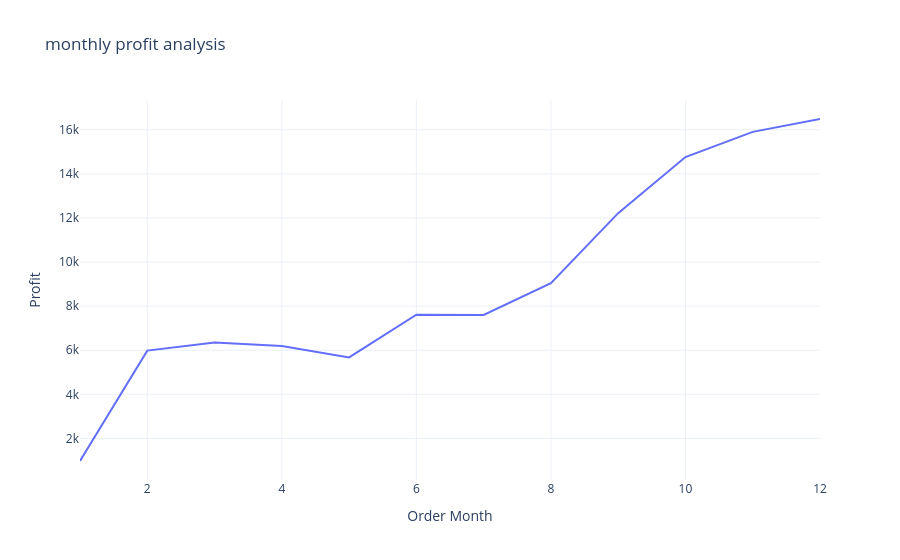

Notebook cell for this chart:
### Code cell
fig=px.line(profit_by_month,x='Order Month',y='Profit',title='monthly profit analysis')

fig.show()

### Figure 1 — Plotly figure (JSON) as saved in the notebook; plotly's stock layout.template omitted (floating-point values rounded to 4 significant figures)
{"data": [{"hovertemplate": "Order Month=%{x}<br>Profit=%{y}<extra></extra>", "legendgroup": "", "line": {"color": "#636efa", "dash": "solid"}, "marker": {"symbol": "circle"}, "mode": "lines", "name": "", "orientation": "v", "showlegend": false, "type": "scatter", "x": [1, 2, 3, 4, 5, 6, 7, 8, 9, 10, 11, 12], "xaxis": "x", "y": [974.1, 5982.0, 6349.0, 6194.0, 5675.0, 7611.0, 7597.0, 9045.0, 12220.0, 14760.0, 15900.0, 16490.0], "yaxis": "y"}], "layout": {"legend": {"tracegroupgap": 0}, "title": {"text": "monthly profit analysis"}, "xaxis": {"anchor": "y", "domain": [0, 1], "title": {"text": "Order Month"}}, "yaxis": {"anchor": "x", "domain": [0, 1], "title": {"text": "Profit"}}}}
